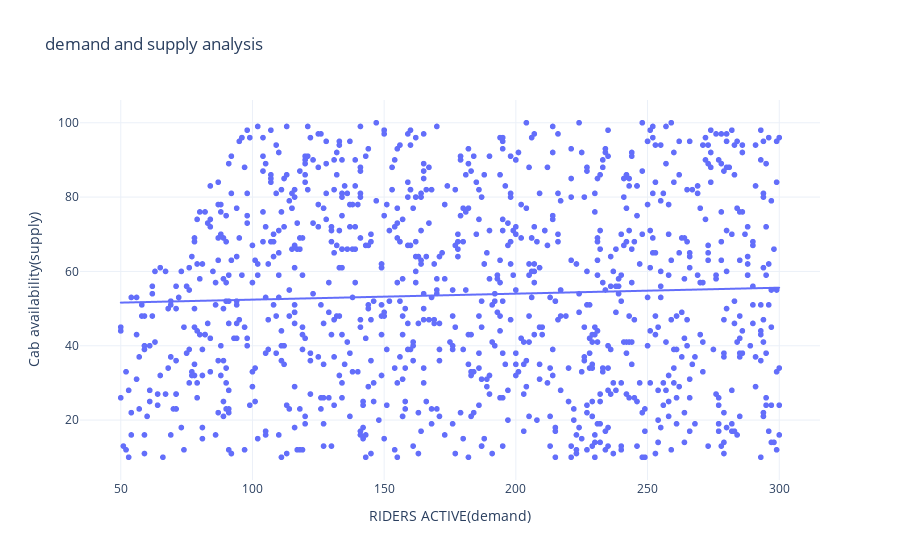

Notebook code for this chart:
### Code cell
demand=data["Riders Active Per Hour"]

supply=data["Drivers Active Per Hour"]
figure=pl.scatter(data,x="Riders Active Per Hour",y="Drivers Active Per Hour",title="demand and supply analysis",trendline="ols")
figure.update_layout(xaxis_title="RIDERS ACTIVE(demand)",yaxis_title="Cab availability(supply)")
figure.show()

### Figure 1 — Plotly figure (JSON) as saved in the notebook; plotly's stock layout.template omitted (floating-point values rounded to 4 significant figures; data arrays with more than 128 entries replaced by an {"elided": "..."} marker saying what was removed)
{"data": [{"hovertemplate": "Riders Active Per Hour=%{x}<br>Drivers Active Per Hour=%{y}<extra></extra>", "legendgroup": "", "marker": {"color": "#636efa", "symbol": "circle"}, "mode": "markers", "name": "", "showlegend": false, "type": "scattergl", "x": {"elided": "1045 int values"}, "xaxis": "x", "y": {"elided": "1045 int values"}, "yaxis": "y"}, {"hovertemplate": "<b>OLS trendline</b><br>Drivers Active Per Hour = 0.0160699 * Riders Active Per Hour + 50.7993<br>R<sup>2</sup>=0.001911<br><br>Riders Active Per Hour=%{x}<br>Drivers Active Per Hour=%{y} <b>(trend)</b><extra></extra>", "legendgroup": "", "marker": {"color": "#636efa", "symbol": "circle"}, "mode": "lines", "name": "", "showlegend": false, "type": "scattergl", "x": {"elided": "1045 int values"}, "xaxis": "x", "y": {"elided": "1045 float values"}, "yaxis": "y"}], "layout": {"legend": {"tracegroupgap": 0}, "title": {"text": "demand and supply analysis"}, "xaxis": {"anchor": "y", "domain": [0, 1], "title": {"text": "RIDERS ACTIVE(demand)"}}, "yaxis": {"anchor": "x", "domain": [0, 1], "title": {"text": "Cab availability(supply)"}}}}
